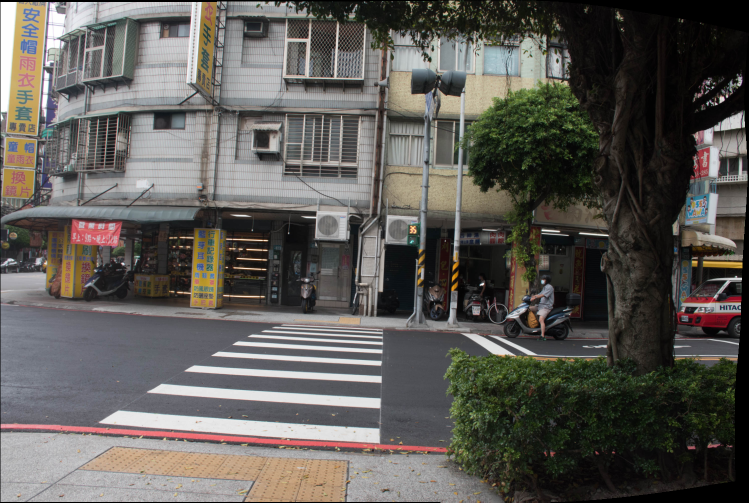
//> input picture x64/Release/input/0.png, 1497 x 1005 px (shown at 1/2 size)
$ ./test_maxflow   (built with g++ and OpenCV 4)
//> lines starting //> are read from the running program, lines starting //| are printed output that depends on the picture
### GraphCut/maxflow.h
// [19 lines of licence text are left out]


#ifndef maxflow_h
#define maxflow_h

#include <block.h>
#include <graph.h>


namespace maxflow {

typedef Graph<int,int,int> Graph_III;
typedef Graph<short,int,int> Graph_SII;
typedef Graph<float,float,float> Graph_FFF;
typedef Graph<double,double,double> Graph_DDD;

}

// define this if you want to instanciate a graph different from
// the above
#ifdef MAXFLOW_INCLUDE_TEMPLATE_IMPLEMENTATION
#include "graph.cpp"
#endif


#endif

### GraphCut/test_maxflow.cpp

#include <iostream>
#include "maxflow.h"
#include <opencv2/opencv.hpp>
#include <opencv2/highgui.hpp>
#include <opencv2/imgproc.hpp>
#include <chrono>


using namespace std;
using namespace cv;
using namespace std::chrono;
using maxflow::Graph_III;

enum Direction {
    NONE = 0,
    LEFT,
    RIGHT,
    UP,
    BOTTOM,
};

//find node index
// [49 lines left out: functions nodeIndex, colorCost, not called in this run]


int main()
{
    auto start = high_resolution_clock::now();
    //img1 img2 position
    Point2f pos_img1(0, 6);
    Point2f pos_img2(1098, 0);

    //read img
    Mat imgL = imread("./input/0.png", IMREAD_UNCHANGED);
//> imgL is the input picture: 1005 rows x 1497 cols, CV_8UC4; mean B, G, R, A 86, 90.7, 93.5, 248.9
    Mat imgR = imread("./input/1.png", IMREAD_UNCHANGED);
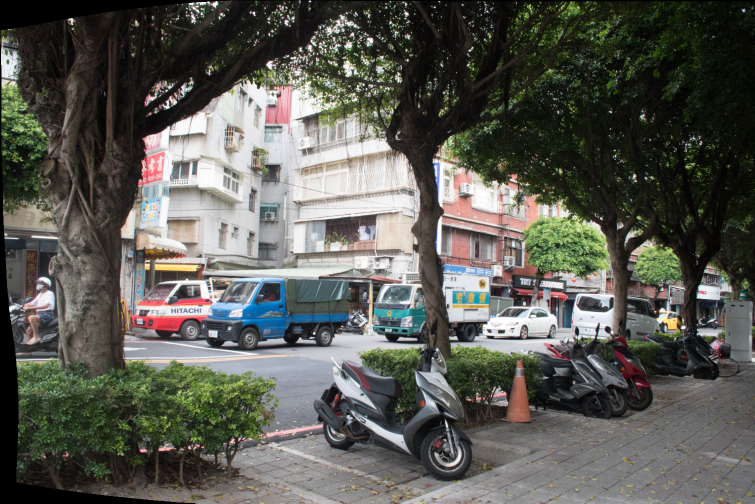
//> input picture x64/Release/input/1.png, 1510 x 1007 px (shown at 1/2 size)
//> imgR is the input picture: 1007 rows x 1510 cols, CV_8UC4; mean B, G, R, A 83.5, 90.5, 90.1, 248.8

    cout << "img1 path: ./0.jpg" << endl;
    cout << "img2 path: ./1.jpg" << endl;
    cout << "img1 position offset: 0 6"<<endl;
    cout << "img2 position offset: 1098 0" << endl;

    int panorama_width = max(imgL.cols + pos_img1.x, imgR.cols + pos_img2.x);
//> panorama_width = 2608
    int panorama_height = max(imgL.rows + pos_img1.y, imgR.rows + pos_img2.y);
//> panorama_height = 1011
    cout << "panorama size: " << panorama_width << " " << panorama_height << endl;
//| panorama size: 2608 1011

    int minx = pos_img2.x;
    int overlap_width = imgL.cols + pos_img1.x - minx;
//> overlap_width = 399

    int miny = 0;
    int overlap_height = panorama_height;
//> overlap_height = 1011
    cout << "overlap_size : " << overlap_width << " " << overlap_height << endl;
//| overlap_size : 399 1011

    Mat imgL_panorama(panorama_height, panorama_width, CV_8UC4, Scalar(0, 0, 0));
    Mat imgR_panorama(panorama_height, panorama_width, CV_8UC4, Scalar(0, 0, 0));

    //translate image
    imgL(Rect(0, 0, imgL.cols, imgL.rows)).copyTo(imgL_panorama(Rect(pos_img1.x, pos_img1.y, imgL.cols, imgL.rows)));
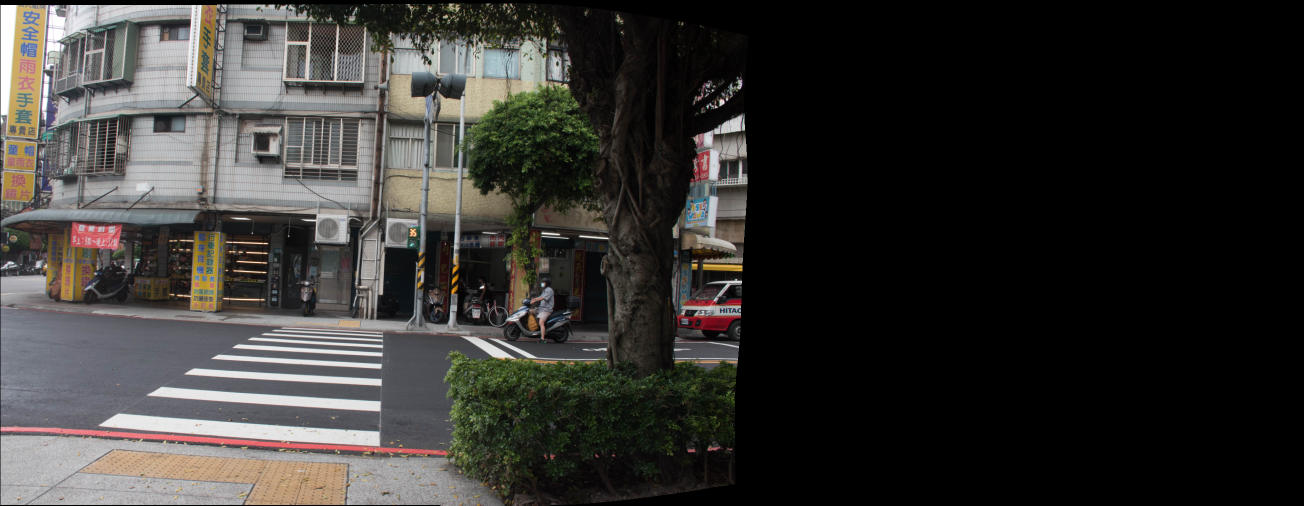
//> imgL_panorama: 1011 rows x 2608 cols, CV_8UC4 (shown at 1/2 size); mean B, G, R, A 49.1, 51.8, 53.3, 142
    imgR(Rect(0, 0, imgR.cols, imgR.rows)).copyTo(imgR_panorama(Rect(pos_img2.x, pos_img2.y, imgR.cols, imgR.rows)));
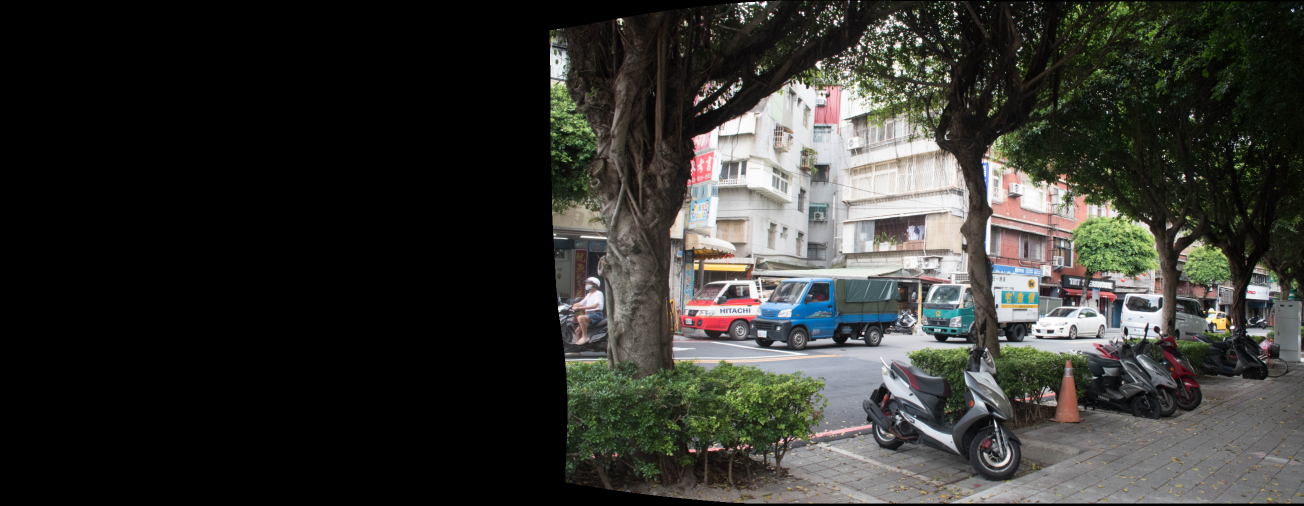
//> imgR_panorama: 1011 rows x 2608 cols, CV_8UC4 (shown at 1/2 size); mean B, G, R, A 48.1, 52.2, 52, 143.5

    //crop overlap region
    Mat imgL_overlap, imgR_overlap;
    Rect myROI(minx, 0, overlap_width, overlap_height);
//> myROI = Rect(1098, 0, 399, 1011)
    imgL_overlap = imgL_panorama(myROI);
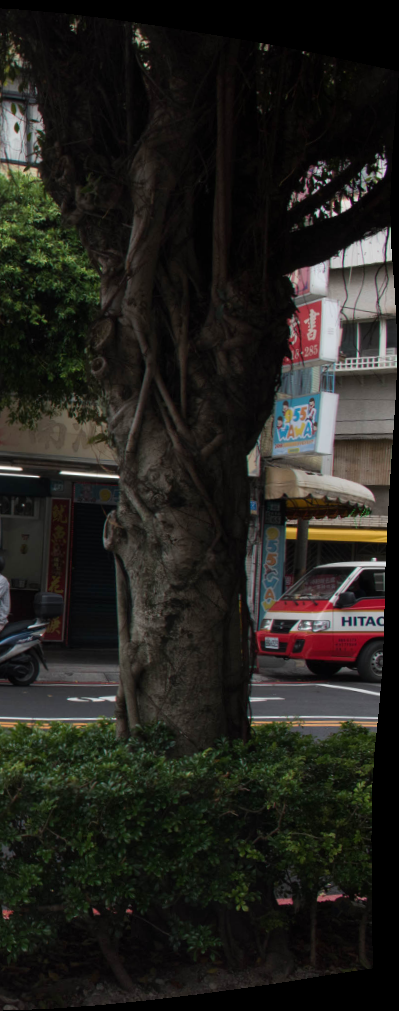
//> imgL_overlap: 1011 rows x 399 cols, CV_8UC4; mean B, G, R, A 29.7, 34.5, 35.8, 233.8
    imgR_overlap = imgR_panorama(myROI);
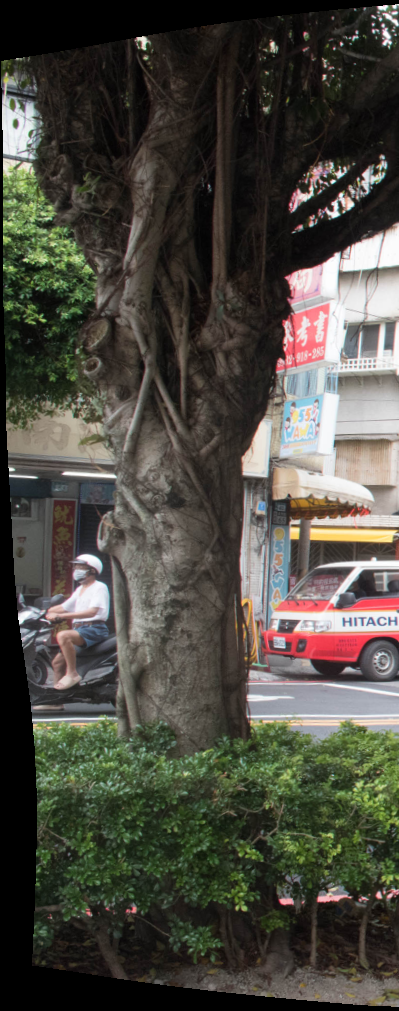
//> imgR_overlap: 1011 rows x 399 cols, CV_8UC4; mean B, G, R, A 64.7, 73.6, 75.7, 232.4

    int nodes_num = overlap_width * overlap_height;
//> nodes_num = 403389
    int edges_num = (overlap_height - 1) * overlap_width + (overlap_width - 1) * overlap_height;
//> edges_num = 805368

    cout << "Graph nodes: " << nodes_num << endl;
//| Graph nodes: 403389
    cout << "Graph edges: " << edges_num << endl;
//| Graph edges: 805368

    //Graphcut
//> (the run ends here: the program needs code that is not available in this run, at `Graph_III G = Graph_III(nodes_num, edges_num);`)
